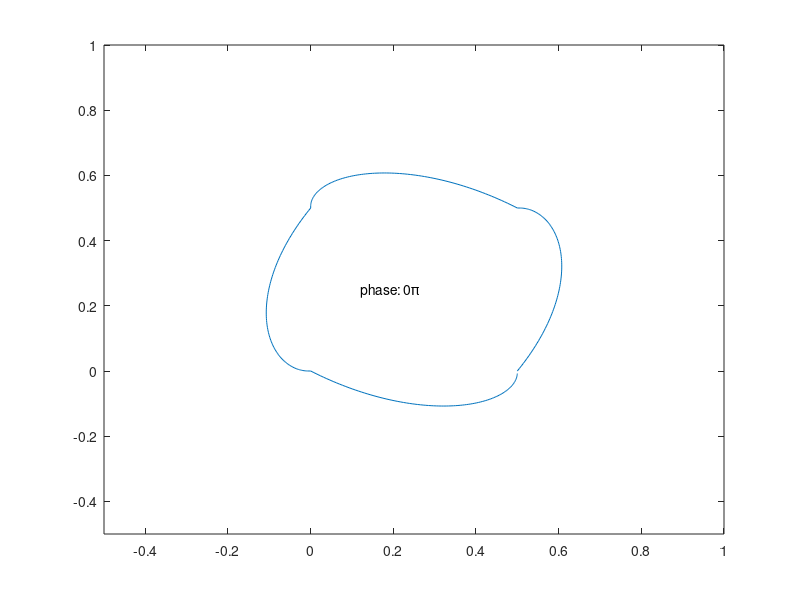

MATLAB code to generate this figure: (Note: this script raises an error after producing the figure.)
h = figure;
axis tight manual % this ensures that getframe() returns a consistent size
filename = 'DirectAveragingStartPoint.gif';
for n = 1:0.1:5
    % given descrete x, y values for a circle
    period = 1/100;

    %create a box
    x = [0:period:1, ones(1,101), 1:-period:0, zeros(1,101)];
    y = [zeros(1,101), 0:period:1, ones(1,101), 1:-period:0];

    %create a circle
    tt = ((0:length(x)-1).*2*pi./length(x)) + (n-1)/2*pi;
    xx = cos(tt);
    yy = sin(tt);

    x_avg = (x+xx)/2;
    y_avg = (y+yy)/2;


    
    plot(x_avg, y_avg); 
    axis([-.5 1 -.5 1])
    text(.12,.25,['phase: ', num2str((n-1)/2), '\pi']);
    drawnow 
      % Capture the plot as an image 
      frame = getframe(h); 
      im = frame2im(frame); 
      [imind,cm] = rgb2ind(im,256); 
      % Write to the GIF File 
      if n == 1 
          imwrite(imind,cm,filename,'gif', 'Loopcount',inf); 
      else 
          imwrite(imind,cm,filename,'gif','WriteMode','append'); 
      end 
  end